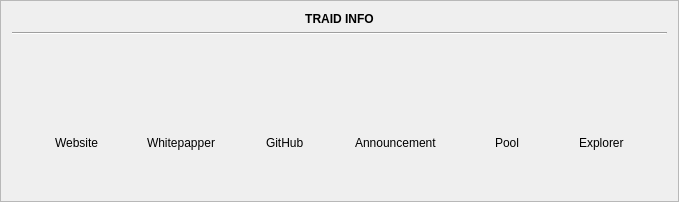
      <widget class="QFrame" name="frame">
       <property name="sizePolicy">
        <sizepolicy hsizetype="MinimumExpanding" vsizetype="MinimumExpanding">
         <horstretch>0</horstretch>
         <verstretch>0</verstretch>
        </sizepolicy>
       </property>
       <property name="minimumSize">
        <size>
         <width>0</width>
         <height>0</height>
        </size>
       </property>
       <property name="maximumSize">
        <size>
         <width>16777215</width>
         <height>16777215</height>
        </size>
       </property>
       <property name="frameShape">
        <enum>QFrame::StyledPanel</enum>
       </property>
       <property name="frameShadow">
        <enum>QFrame::Plain</enum>
       </property>
       <layout class="QVBoxLayout" name="verticalLayout_4">
        <item alignment="Qt::AlignHCenter">
         <widget class="QLabel" name="label_12">
          <property name="text">
           <string>&lt;html&gt;&lt;head/&gt;&lt;body&gt;&lt;p align=&quot;center&quot;&gt;&lt;span style=&quot; font-weight:600;&quot;&gt;TRAID INFO&lt;/span&gt;&lt;/p&gt;&lt;/body&gt;&lt;/html&gt;</string>
          </property>
         </widget>
        </item>
        <item>
         <widget class="Line" name="line">
          <property name="orientation">
           <enum>Qt::Horizontal</enum>
          </property>
         </widget>
        </item>
        <item>
         <spacer name="verticalSpacer_2">
          <property name="orientation">
           <enum>Qt::Vertical</enum>
          </property>
          <property name="sizeHint" stdset="0">
           <size>
            <width>20</width>
            <height>40</height>
           </size>
          </property>
         </spacer>
        </item>
        <item>
         <layout class="QGridLayout" name="gridLayout_3">
          <property name="sizeConstraint">
           <enum>QLayout::SetFixedSize</enum>
          </property>
          <property name="spacing">
           <number>5</number>
          </property>
          <item row="0" column="12">
           <spacer name="horizontalSpacer_6">
            <property name="orientation">
             <enum>Qt::Horizontal</enum>
            </property>
            <property name="sizeHint" stdset="0">
             <size>
              <width>40</width>
              <height>20</height>
             </size>
            </property>
           </spacer>
          </item>
          <item row="0" column="3" alignment="Qt::AlignHCenter">
           <widget class="QPushButton" name="whitePapperButton">
            <property name="enabled">
             <bool>true</bool>
            </property>
            <property name="minimumSize">
             <size>
              <width>50</width>
              <height>50</height>
             </size>
            </property>
            <property name="maximumSize">
             <size>
              <width>50</width>
              <height>50</height>
             </size>
            </property>
            <property name="focusPolicy">
             <enum>Qt::NoFocus</enum>
            </property>
            <property name="toolTip">
             <string/>
            </property>
            <property name="text">
             <string/>
            </property>
            <property name="icon">
             <iconset resource="../bitcoin.qrc">
              <normaloff>:/icons/res/icons/whitepaper.png</normaloff>:/icons/res/icons/whitepaper.png</iconset>
            </property>
            <property name="iconSize">
             <size>
              <width>50</width>
              <height>50</height>
             </size>
            </property>
            <property name="flat">
             <bool>true</bool>
            </property>
           </widget>
          </item>
          <item row="1" column="7" alignment="Qt::AlignHCenter">
           <widget class="QLabel" name="label_14">
            <property name="text">
             <string>Announcement</string>
            </property>
           </widget>
          </item>
          <item row="0" column="11" alignment="Qt::AlignHCenter">
           <widget class="QPushButton" name="explorerButton">
            <property name="enabled">
             <bool>true</bool>
            </property>
            <property name="minimumSize">
             <size>
              <width>50</width>
              <height>50</height>
             </size>
            </property>
            <property name="maximumSize">
             <size>
              <width>50</width>
              <height>50</height>
             </size>
            </property>
            <property name="focusPolicy">
             <enum>Qt::NoFocus</enum>
            </property>
            <property name="toolTip">
             <string/>
            </property>
            <property name="text">
             <string/>
            </property>
            <property name="icon">
             <iconset resource="../bitcoin.qrc">
              <normaloff>:/icons/res/icons/explorer.png</normaloff>:/icons/res/icons/explorer.png</iconset>
            </property>
            <property name="iconSize">
             <size>
              <width>50</width>
              <height>50</height>
             </size>
            </property>
            <property name="flat">
             <bool>true</bool>
            </property>
           </widget>
          </item>
          <item row="0" column="8">
           <spacer name="horizontalSpacer_10">
            <property name="orientation">
             <enum>Qt::Horizontal</enum>
            </property>
            <property name="sizeHint" stdset="0">
             <size>
              <width>40</width>
              <height>20</height>
             </size>
            </property>
           </spacer>
          </item>
          <item row="0" column="1" alignment="Qt::AlignHCenter">
           <widget class="QPushButton" name="websiteButton">
            <property name="enabled">
             <bool>true</bool>
            </property>
            <property name="minimumSize">
             <size>
              <width>50</width>
              <height>50</height>
             </size>
            </property>
            <property name="maximumSize">
             <size>
              <width>50</width>
              <height>50</height>
             </size>
            </property>
            <property name="focusPolicy">
             <enum>Qt::NoFocus</enum>
            </property>
            <property name="toolTip">
             <string/>
            </property>
            <property name="text">
             <string/>
            </property>
            <property name="icon">
             <iconset resource="../bitcoin.qrc">
              <normaloff>:/icons/res/icons/website.png</normaloff>:/icons/res/icons/website.png</iconset>
            </property>
            <property name="iconSize">
             <size>
              <width>75</width>
              <height>75</height>
             </size>
            </property>
            <property name="flat">
             <bool>true</bool>
            </property>
           </widget>
          </item>
          <item row="1" column="5" alignment="Qt::AlignHCenter">
           <widget class="QLabel" name="label_16">
            <property name="text">
             <string>GitHub</string>
            </property>
           </widget>
          </item>
          <item row="1" column="9" alignment="Qt::AlignHCenter">
           <widget class="QLabel" name="label_15">
            <property name="text">
             <string>Pool</string>
            </property>
           </widget>
          </item>
          <item row="0" column="2">
           <spacer name="horizontalSpacer_7">
            <property name="orientation">
             <enum>Qt::Horizontal</enum>
            </property>
            <property name="sizeHint" stdset="0">
             <size>
              <width>40</width>
              <height>20</height>
             </size>
            </property>
           </spacer>
          </item>
          <item row="0" column="10">
           <spacer name="horizontalSpacer_11">
            <property name="orientation">
             <enum>Qt::Horizontal</enum>
            </property>
            <property name="sizeHint" stdset="0">
             <size>
              <width>40</width>
              <height>20</height>
             </size>
            </property>
           </spacer>
          </item>
          <item row="0" column="0">
           <spacer name="horizontalSpacer_5">
            <property name="orientation">
             <enum>Qt::Horizontal</enum>
            </property>
            <property name="sizeHint" stdset="0">
             <size>
              <width>40</width>
              <height>20</height>
             </size>
            </property>
           </spacer>
          </item>
          <item row="1" column="3" alignment="Qt::AlignHCenter">
           <widget class="QLabel" name="label_17">
            <property name="text">
             <string>Whitepapper</string>
            </property>
           </widget>
          </item>
          <item row="1" column="1" alignment="Qt::AlignHCenter">
           <widget class="QLabel" name="label_13">
            <property name="text">
             <string>Website</string>
            </property>
           </widget>
          </item>
          <item row="1" column="11" alignment="Qt::AlignHCenter">
           <widget class="QLabel" name="label_18">
            <property name="text">
             <string>Explorer</string>
            </property>
           </widget>
          </item>
          <item row="0" column="5" alignment="Qt::AlignHCenter">
           <widget class="QPushButton" name="gitHubButton">
            <property name="enabled">
             <bool>true</bool>
            </property>
            <property name="minimumSize">
             <size>
              <width>50</width>
              <height>50</height>
             </size>
            </property>
            <property name="maximumSize">
             <size>
              <width>50</width>
              <height>50</height>
             </size>
            </property>
            <property name="focusPolicy">
             <enum>Qt::NoFocus</enum>
            </property>
            <property name="toolTip">
             <string/>
            </property>
            <property name="text">
             <string/>
            </property>
            <property name="icon">
             <iconset resource="../bitcoin.qrc">
              <normaloff>:/icons/res/icons/github.png</normaloff>:/icons/res/icons/github.png</iconset>
            </property>
            <property name="iconSize">
             <size>
              <width>50</width>
              <height>50</height>
             </size>
            </property>
            <property name="flat">
             <bool>true</bool>
            </property>
           </widget>
          </item>
          <item row="0" column="7" alignment="Qt::AlignHCenter">
           <widget class="QPushButton" name="annButton">
            <property name="enabled">
             <bool>true</bool>
            </property>
            <property name="minimumSize">
             <size>
              <width>50</width>
              <height>50</height>
             </size>
            </property>
            <property name="maximumSize">
             <size>
              <width>50</width>
              <height>50</height>
             </size>
            </property>
            <property name="focusPolicy">
             <enum>Qt::NoFocus</enum>
            </property>
            <property name="toolTip">
             <string/>
            </property>
            <property name="text">
             <string/>
            </property>
            <property name="icon">
             <iconset resource="../bitcoin.qrc">
              <normaloff>:/icons/res/icons/announcement.png</normaloff>:/icons/res/icons/announcement.png</iconset>
            </property>
            <property name="iconSize">
             <size>
              <width>50</width>
              <height>50</height>
             </size>
            </property>
            <property name="flat">
             <bool>true</bool>
            </property>
           </widget>
          </item>
          <item row="0" column="9" alignment="Qt::AlignHCenter">
           <widget class="QPushButton" name="poolButton">
            <property name="enabled">
             <bool>true</bool>
            </property>
            <property name="minimumSize">
             <size>
              <width>50</width>
              <height>50</height>
             </size>
            </property>
            <property name="maximumSize">
             <size>
              <width>50</width>
              <height>50</height>
             </size>
            </property>
            <property name="focusPolicy">
             <enum>Qt::NoFocus</enum>
            </property>
            <property name="toolTip">
             <string/>
            </property>
            <property name="text">
             <string/>
            </property>
            <property name="icon">
             <iconset resource="../bitcoin.qrc">
              <normaloff>:/icons/res/icons/pool.png</normaloff>:/icons/res/icons/pool.png</iconset>
            </property>
            <property name="iconSize">
             <size>
              <width>50</width>
              <height>50</height>
             </size>
            </property>
            <property name="flat">
             <bool>true</bool>
            </property>
           </widget>
          </item>
          <item row="0" column="6">
           <spacer name="horizontalSpacer_9">
            <property name="orientation">
             <enum>Qt::Horizontal</enum>
            </property>
            <property name="sizeHint" stdset="0">
             <size>
              <width>40</width>
              <height>20</height>
             </size>
            </property>
           </spacer>
          </item>
          <item row="0" column="4">
           <spacer name="horizontalSpacer_8">
            <property name="orientation">
             <enum>Qt::Horizontal</enum>
            </property>
            <property name="sizeHint" stdset="0">
             <size>
              <width>40</width>
              <height>20</height>
             </size>
            </property>
           </spacer>
          </item>
         </layout>
        </item>
        <item>
         <spacer name="verticalSpacer">
          <property name="orientation">
           <enum>Qt::Vertical</enum>
          </property>
          <property name="sizeHint" stdset="0">
           <size>
            <width>20</width>
            <height>40</height>
           </size>
          </property>
         </spacer>
        </item>
       </layout>
      </widget>
